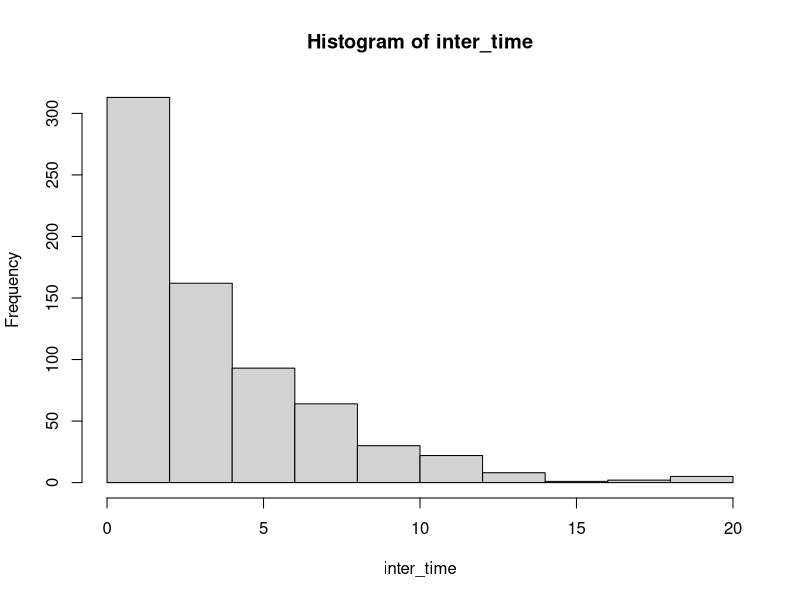
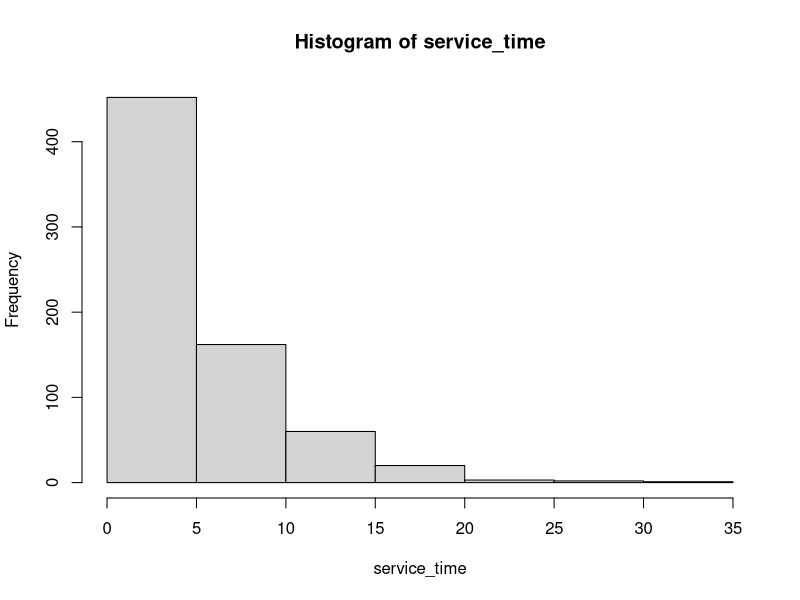
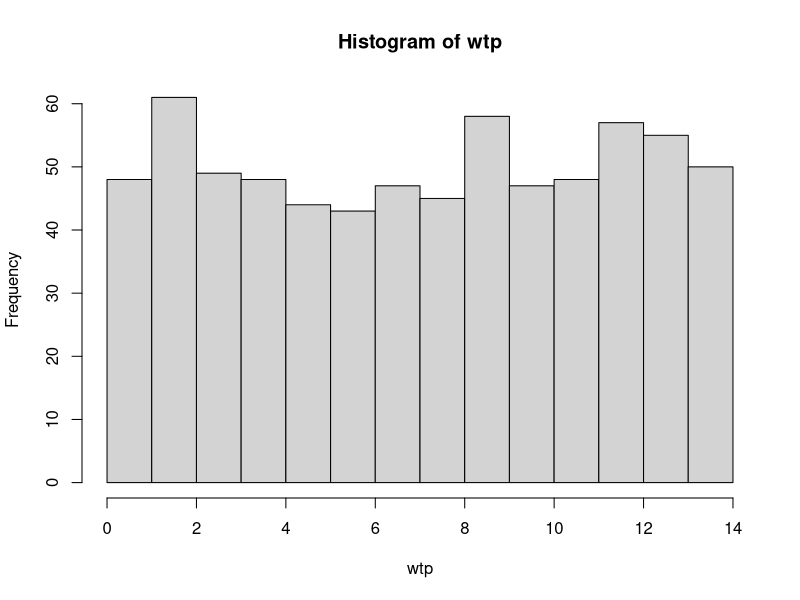
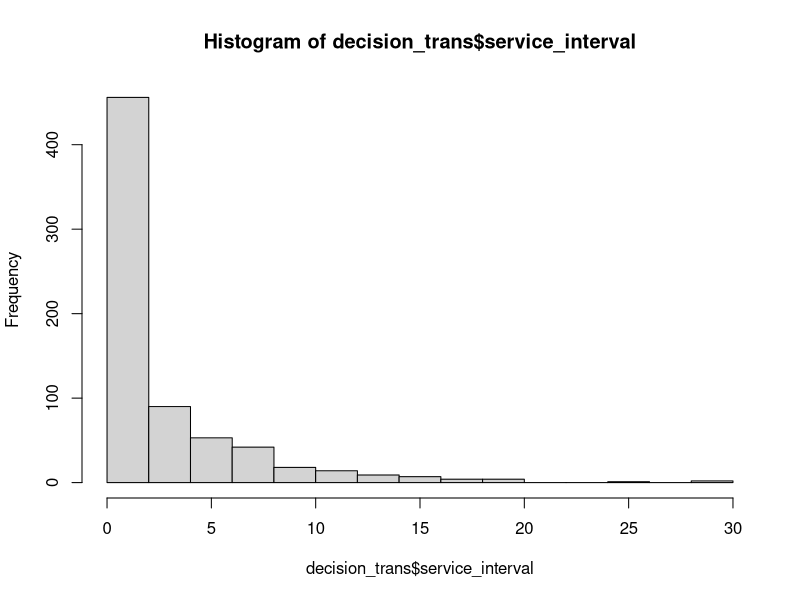

Write the R code that produced these figures, in order.
# 产出700个值，基于exponential distribution, lambda = 0.29(MLE) ，mu=0.2019(MLE) 
# 别轻易改动这几行
inter_time <- rexp(700, rate=0.29)
hist(inter_time)

service_time <- rexp(700, rate = 0.2019)
hist(service_time)

# 推测wtp的unif 区间，0， 14
wtp<-runif(700, 0, 14) # unifrom distribution
hist(wtp)

########

price <- 7 # 设置价格
# 制作表格
length(cumsum(inter_time))
arr_time <- c(0, cumsum(inter_time))
arr_time <- arr_time[-length(arr_time)]
perchase_or_not <- wtp>price
decision_trans <- data.frame(arr_time, perchase_or_not)
# service time
decision_trans$service_interval <- ifelse(decision_trans$perchase_or_not, service_time, 0)
hist(decision_trans$service_interval)
# service end time，算出service end time
decision_trans$service_end_time <- ifelse(decision_trans$service_interval, decision_trans$arr_time + decision_trans$service_interval, FALSE)
 
pre_time = 0
for (i in 1:nrow(decision_trans)){
  if (decision_trans$service_end_time[i]){
    if (decision_trans$service_end_time[i]< pre_time){
      decision_trans$service_end_time[i] = pre_time + decision_trans$service_interval[i]
    }
    pre_time = decision_trans$service_end_time[i]
  }
}
# queue length（包括正在service的人）,算queue length，若大于5，则改成no purchase
decision_trans$queue_length <- 0
for (i in 2:nrow(decision_trans)){
  for (j in 1:i){
    if (decision_trans$perchase_or_not[j]){
      if (decision_trans$service_end_time[j] > decision_trans$arr_time[i]){
        decision_trans$queue_length[i] = decision_trans$queue_length[i] +1
        if (decision_trans$queue_length[i] > 5){
          decision_trans$perchase_or_not[i] = FALSE
          decision_trans$service_interval[i] = 0
          decision_trans$service_end_time[i] = 0
          decision_trans$queue_length[i] = decision_trans$queue_length[i] - 1
          pre_time = 0
          for (j in 1:nrow(decision_trans)){
            if (decision_trans$service_end_time[j]){
              if (decision_trans$service_end_time[j]< pre_time){
                decision_trans$service_end_time[j] = pre_time + decision_trans$service_interval[j]
              }
              pre_time = decision_trans$service_end_time[j]
            }
          }
        }
      }  
    }
  }
}
# 检查数据
sum(decision_trans$perchase_or_not)
summary(decision_trans)

# 求total revenue
cost = 2.68
profit = price - cost
customer = sum(decision_trans$perchase_or_not)
total_profit = profit * customer
total_revenue = price * customer
total_revenue
total_profit

###########################################
###########################################
###########################################


